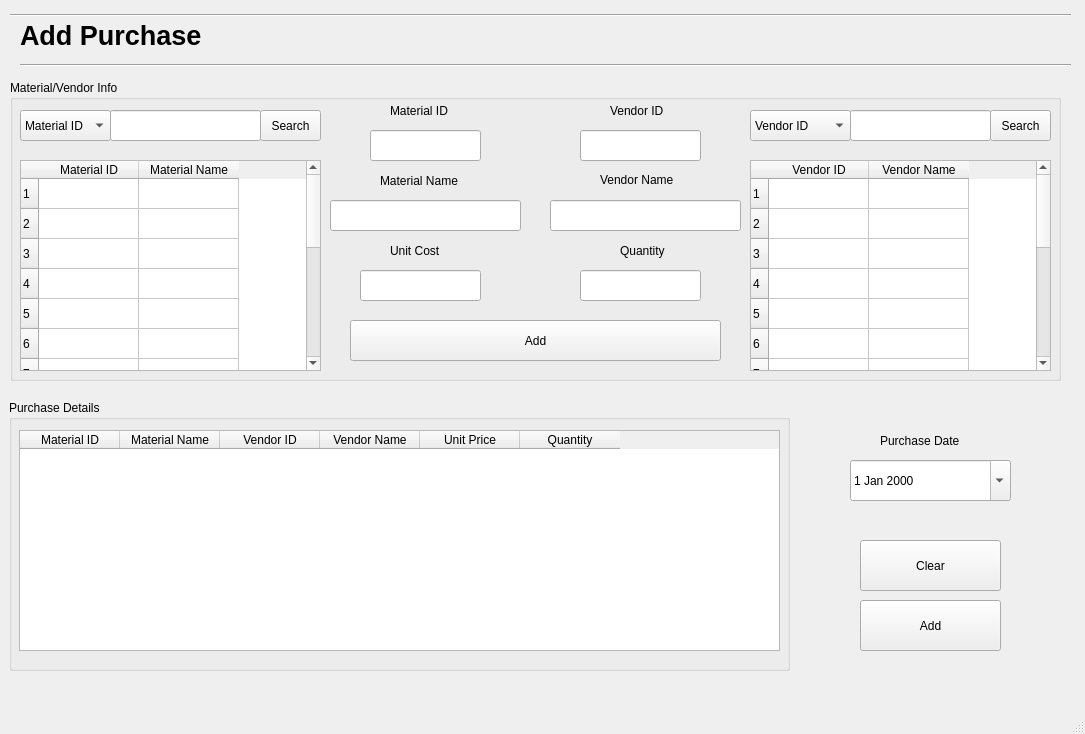
<?xml version="1.0" encoding="UTF-8"?>
<ui version="4.0">
 <class>MainWindow</class>
 <widget class="QMainWindow" name="MainWindow">
  <property name="geometry">
   <rect>
    <x>0</x>
    <y>0</y>
    <width>1085</width>
    <height>734</height>
   </rect>
  </property>
  <property name="windowTitle">
   <string>Add Purchase</string>
  </property>
  <widget class="QWidget" name="centralwidget">
   <widget class="QLabel" name="label">
    <property name="geometry">
     <rect>
      <x>20</x>
      <y>10</y>
      <width>311</width>
      <height>51</height>
     </rect>
    </property>
    <property name="font">
     <font>
      <pointsize>20</pointsize>
      <weight>75</weight>
      <bold>true</bold>
     </font>
    </property>
    <property name="text">
     <string>Add Purchase</string>
    </property>
   </widget>
   <widget class="Line" name="line">
    <property name="geometry">
     <rect>
      <x>20</x>
      <y>50</y>
      <width>1051</width>
      <height>31</height>
     </rect>
    </property>
    <property name="font">
     <font>
      <pointsize>20</pointsize>
      <weight>75</weight>
      <bold>true</bold>
     </font>
    </property>
    <property name="orientation">
     <enum>Qt::Horizontal</enum>
    </property>
   </widget>
   <widget class="QDateEdit" name="PurchaseDate">
    <property name="geometry">
     <rect>
      <x>850</x>
      <y>460</y>
      <width>161</width>
      <height>41</height>
     </rect>
    </property>
    <property name="calendarPopup">
     <bool>true</bool>
    </property>
   </widget>
   <widget class="QPushButton" name="AddPurchase">
    <property name="geometry">
     <rect>
      <x>860</x>
      <y>600</y>
      <width>141</width>
      <height>51</height>
     </rect>
    </property>
    <property name="text">
     <string>Add</string>
    </property>
   </widget>
   <widget class="QGroupBox" name="groupBox_2">
    <property name="geometry">
     <rect>
      <x>10</x>
      <y>80</y>
      <width>1051</width>
      <height>301</height>
     </rect>
    </property>
    <property name="title">
     <string>Material/Vendor Info</string>
    </property>
    <widget class="QTableWidget" name="materialTable">
     <property name="geometry">
      <rect>
       <x>10</x>
       <y>80</y>
       <width>301</width>
       <height>211</height>
      </rect>
     </property>
     <row>
      <property name="text">
       <string>1</string>
      </property>
     </row>
     <row>
      <property name="text">
       <string>2</string>
      </property>
     </row>
     <row>
      <property name="text">
       <string>3</string>
      </property>
     </row>
     <row>
      <property name="text">
       <string>4</string>
      </property>
     </row>
     <row>
      <property name="text">
       <string>5</string>
      </property>
     </row>
     <row>
      <property name="text">
       <string>6</string>
      </property>
     </row>
     <row>
      <property name="text">
       <string>7</string>
      </property>
     </row>
     <row>
      <property name="text">
       <string>8</string>
      </property>
     </row>
     <row>
      <property name="text">
       <string>9</string>
      </property>
     </row>
     <row>
      <property name="text">
       <string>10</string>
      </property>
     </row>
     <row>
      <property name="text">
       <string>11</string>
      </property>
     </row>
     <row>
      <property name="text">
       <string>12</string>
      </property>
     </row>
     <row>
      <property name="text">
       <string>13</string>
      </property>
     </row>
     <row>
      <property name="text">
       <string>14</string>
      </property>
     </row>
     <row>
      <property name="text">
       <string>15</string>
      </property>
     </row>
     <column>
      <property name="text">
       <string>Material ID</string>
      </property>
     </column>
     <column>
      <property name="text">
       <string>Material Name</string>
      </property>
     </column>
    </widget>
    <widget class="QLabel" name="MaterialID_2">
     <property name="geometry">
      <rect>
       <x>380</x>
       <y>20</y>
       <width>81</width>
       <height>21</height>
      </rect>
     </property>
     <property name="text">
      <string>Material ID</string>
     </property>
    </widget>
    <widget class="QLabel" name="MaterialName_2">
     <property name="geometry">
      <rect>
       <x>370</x>
       <y>90</y>
       <width>101</width>
       <height>21</height>
      </rect>
     </property>
     <property name="text">
      <string>Material Name</string>
     </property>
    </widget>
    <widget class="QLineEdit" name="MaterialID">
     <property name="geometry">
      <rect>
       <x>360</x>
       <y>50</y>
       <width>111</width>
       <height>31</height>
      </rect>
     </property>
     <property name="text">
      <string/>
     </property>
     <property name="alignment">
      <set>Qt::AlignCenter</set>
     </property>
     <property name="readOnly">
      <bool>true</bool>
     </property>
    </widget>
    <widget class="QLineEdit" name="MaterialName">
     <property name="geometry">
      <rect>
       <x>320</x>
       <y>120</y>
       <width>191</width>
       <height>31</height>
      </rect>
     </property>
     <property name="text">
      <string/>
     </property>
     <property name="alignment">
      <set>Qt::AlignCenter</set>
     </property>
     <property name="readOnly">
      <bool>true</bool>
     </property>
    </widget>
    <widget class="QLabel" name="label_2">
     <property name="geometry">
      <rect>
       <x>380</x>
       <y>160</y>
       <width>101</width>
       <height>21</height>
      </rect>
     </property>
     <property name="text">
      <string>Unit Cost</string>
     </property>
    </widget>
    <widget class="QLabel" name="label_3">
     <property name="geometry">
      <rect>
       <x>610</x>
       <y>160</y>
       <width>101</width>
       <height>21</height>
      </rect>
     </property>
     <property name="text">
      <string>Quantity</string>
     </property>
    </widget>
    <widget class="QLineEdit" name="UnitCost">
     <property name="geometry">
      <rect>
       <x>350</x>
       <y>190</y>
       <width>121</width>
       <height>31</height>
      </rect>
     </property>
     <property name="text">
      <string/>
     </property>
     <property name="alignment">
      <set>Qt::AlignCenter</set>
     </property>
     <property name="readOnly">
      <bool>false</bool>
     </property>
    </widget>
    <widget class="QLineEdit" name="Quantity">
     <property name="geometry">
      <rect>
       <x>570</x>
       <y>190</y>
       <width>121</width>
       <height>31</height>
      </rect>
     </property>
     <property name="text">
      <string/>
     </property>
     <property name="alignment">
      <set>Qt::AlignCenter</set>
     </property>
     <property name="readOnly">
      <bool>false</bool>
     </property>
    </widget>
    <widget class="QLineEdit" name="SearchMaterial_2">
     <property name="geometry">
      <rect>
       <x>100</x>
       <y>30</y>
       <width>151</width>
       <height>31</height>
      </rect>
     </property>
     <property name="text">
      <string/>
     </property>
    </widget>
    <widget class="QComboBox" name="MaterialDropDown">
     <property name="geometry">
      <rect>
       <x>10</x>
       <y>30</y>
       <width>91</width>
       <height>31</height>
      </rect>
     </property>
     <item>
      <property name="text">
       <string>Material ID</string>
      </property>
     </item>
     <item>
      <property name="text">
       <string>Material Name</string>
      </property>
     </item>
    </widget>
    <widget class="QPushButton" name="SearchMaterial">
     <property name="geometry">
      <rect>
       <x>250</x>
       <y>30</y>
       <width>61</width>
       <height>31</height>
      </rect>
     </property>
     <property name="text">
      <string>Search</string>
     </property>
    </widget>
    <widget class="QPushButton" name="AddMaterialVendor">
     <property name="geometry">
      <rect>
       <x>340</x>
       <y>240</y>
       <width>371</width>
       <height>41</height>
      </rect>
     </property>
     <property name="text">
      <string>Add</string>
     </property>
    </widget>
    <widget class="QTableWidget" name="vendorTable">
     <property name="geometry">
      <rect>
       <x>740</x>
       <y>80</y>
       <width>301</width>
       <height>211</height>
      </rect>
     </property>
     <row>
      <property name="text">
       <string>1</string>
      </property>
     </row>
     <row>
      <property name="text">
       <string>2</string>
      </property>
     </row>
     <row>
      <property name="text">
       <string>3</string>
      </property>
     </row>
     <row>
      <property name="text">
       <string>4</string>
      </property>
     </row>
     <row>
      <property name="text">
       <string>5</string>
      </property>
     </row>
     <row>
      <property name="text">
       <string>6</string>
      </property>
     </row>
     <row>
      <property name="text">
       <string>7</string>
      </property>
     </row>
     <row>
      <property name="text">
       <string>8</string>
      </property>
     </row>
     <row>
      <property name="text">
       <string>9</string>
      </property>
     </row>
     <row>
      <property name="text">
       <string>10</string>
      </property>
     </row>
     <row>
      <property name="text">
       <string>11</string>
      </property>
     </row>
     <row>
      <property name="text">
       <string>12</string>
      </property>
     </row>
     <row>
      <property name="text">
       <string>13</string>
      </property>
     </row>
     <row>
      <property name="text">
       <string>14</string>
      </property>
     </row>
     <row>
      <property name="text">
       <string>15</string>
      </property>
     </row>
     <column>
      <property name="text">
       <string>Vendor ID</string>
      </property>
     </column>
     <column>
      <property name="text">
       <string>Vendor Name</string>
      </property>
     </column>
    </widget>
    <widget class="QPushButton" name="SearchVendor">
     <property name="geometry">
      <rect>
       <x>980</x>
       <y>30</y>
       <width>61</width>
       <height>31</height>
      </rect>
     </property>
     <property name="text">
      <string>Search</string>
     </property>
    </widget>
    <widget class="QComboBox" name="VendorDropDown">
     <property name="geometry">
      <rect>
       <x>740</x>
       <y>30</y>
       <width>101</width>
       <height>31</height>
      </rect>
     </property>
     <item>
      <property name="text">
       <string>Vendor ID</string>
      </property>
     </item>
     <item>
      <property name="text">
       <string>Vendor Name</string>
      </property>
     </item>
    </widget>
    <widget class="QLineEdit" name="SearchVendor_2">
     <property name="geometry">
      <rect>
       <x>840</x>
       <y>30</y>
       <width>141</width>
       <height>31</height>
      </rect>
     </property>
     <property name="text">
      <string/>
     </property>
    </widget>
    <widget class="QLineEdit" name="VendorName">
     <property name="geometry">
      <rect>
       <x>540</x>
       <y>120</y>
       <width>191</width>
       <height>31</height>
      </rect>
     </property>
     <property name="text">
      <string/>
     </property>
     <property name="alignment">
      <set>Qt::AlignCenter</set>
     </property>
     <property name="readOnly">
      <bool>true</bool>
     </property>
    </widget>
    <widget class="QLineEdit" name="VendorID">
     <property name="geometry">
      <rect>
       <x>570</x>
       <y>50</y>
       <width>121</width>
       <height>31</height>
      </rect>
     </property>
     <property name="text">
      <string/>
     </property>
     <property name="alignment">
      <set>Qt::AlignCenter</set>
     </property>
     <property name="readOnly">
      <bool>true</bool>
     </property>
    </widget>
    <widget class="QLabel" name="label_6">
     <property name="geometry">
      <rect>
       <x>600</x>
       <y>20</y>
       <width>81</width>
       <height>21</height>
      </rect>
     </property>
     <property name="text">
      <string>Vendor ID</string>
     </property>
    </widget>
    <widget class="QLabel" name="label_12">
     <property name="geometry">
      <rect>
       <x>590</x>
       <y>90</y>
       <width>101</width>
       <height>20</height>
      </rect>
     </property>
     <property name="text">
      <string>Vendor Name</string>
     </property>
    </widget>
   </widget>
   <widget class="QLabel" name="label_9">
    <property name="geometry">
     <rect>
      <x>880</x>
      <y>430</y>
      <width>101</width>
      <height>21</height>
     </rect>
    </property>
    <property name="text">
     <string>Purchase Date</string>
    </property>
   </widget>
   <widget class="QPushButton" name="ClearPurchase">
    <property name="geometry">
     <rect>
      <x>860</x>
      <y>540</y>
      <width>141</width>
      <height>51</height>
     </rect>
    </property>
    <property name="text">
     <string>Clear</string>
    </property>
   </widget>
   <widget class="Line" name="line_2">
    <property name="geometry">
     <rect>
      <x>10</x>
      <y>0</y>
      <width>1061</width>
      <height>31</height>
     </rect>
    </property>
    <property name="font">
     <font>
      <pointsize>20</pointsize>
      <weight>75</weight>
      <bold>true</bold>
     </font>
    </property>
    <property name="orientation">
     <enum>Qt::Horizontal</enum>
    </property>
   </widget>
   <widget class="QGroupBox" name="groupBox">
    <property name="geometry">
     <rect>
      <x>9</x>
      <y>400</y>
      <width>781</width>
      <height>271</height>
     </rect>
    </property>
    <property name="title">
     <string>Purchase Details</string>
    </property>
    <widget class="QTableWidget" name="purchaseDetailsTable">
     <property name="geometry">
      <rect>
       <x>10</x>
       <y>30</y>
       <width>761</width>
       <height>221</height>
      </rect>
     </property>
     <column>
      <property name="text">
       <string>Material ID</string>
      </property>
     </column>
     <column>
      <property name="text">
       <string>Material Name</string>
      </property>
     </column>
     <column>
      <property name="text">
       <string>Vendor ID</string>
      </property>
     </column>
     <column>
      <property name="text">
       <string>Vendor Name</string>
      </property>
     </column>
     <column>
      <property name="text">
       <string>Unit Price</string>
      </property>
     </column>
     <column>
      <property name="text">
       <string>Quantity</string>
      </property>
     </column>
    </widget>
   </widget>
  </widget>
  <widget class="QMenuBar" name="menubar">
   <property name="geometry">
    <rect>
     <x>0</x>
     <y>0</y>
     <width>1085</width>
     <height>26</height>
    </rect>
   </property>
  </widget>
  <widget class="QStatusBar" name="statusbar"/>
 </widget>
 <resources/>
 <connections/>
</ui>
